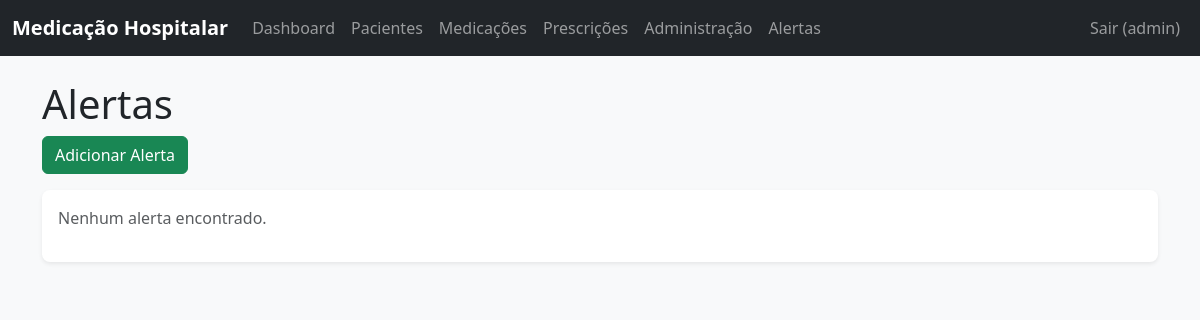
The page /alertas/ (signed in) on the database as committed earlier.
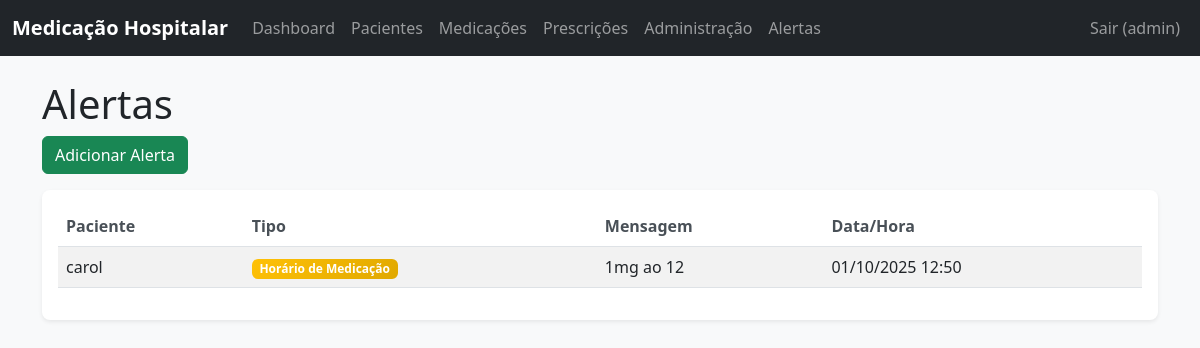
The same page on the database as committed later.
### core/models.py (models this page shows, shortened)
class Usuario(AbstractUser):
    USERNAME_FIELD = 'username'
    EMAIL_FIELD = 'email'
    TIPO_USUARIO_CHOICES = [
        ('medico', 'Médico'),
        ('enfermeiro', 'Enfermeiro'),
        ('administrador', 'Administrador'),
    ]
    tipo_usuario = models.CharField(max_length=15, choices=TIPO_USUARIO_CHOICES, default='enfermeiro')
    class Meta:
        verbose_name = "Usuário"
        verbose_name_plural = "Usuários"

class Alerta(models.Model):
    TIPO_ALERTA_CHOICES = [
        ('horario', 'Horário de Medicação'),
        ('interacao', 'Interação Medicamentosa'),
        ('outro', 'Outro'),
    ]
    paciente = models.ForeignKey(Paciente, on_delete=models.CASCADE)
    medicamento = models.CharField(max_length=255, blank=True, null=True) # Pode ser uma lista de medicamentos ou um único
    tipo_alerta = models.CharField(max_length=20, choices=TIPO_ALERTA_CHOICES)
    mensagem = models.TextField()
    data_hora = models.DateTimeField(auto_now_add=True)
    class Meta:
        verbose_name = "Alerta"
        verbose_name_plural = "Alertas"

class Paciente(models.Model):
    SEXO_CHOICES = [
        ('M', 'Masculino'),
        ('F', 'Feminino'),
        ('O', 'Outro'),
    ]
    nome = models.CharField(max_length=255)
    data_nascimento = models.DateField()
    sexo = models.CharField(max_length=1, choices=SEXO_CHOICES)
    prontuario = models.CharField(max_length=50, unique=True)
    class Meta:
        verbose_name = "Paciente"
        verbose_name_plural = "Pacientes"

### core/views_frontend.py (the view)
# urls.py: path('alertas/', AlertaListView.as_view(), name='alertas'),
class AlertaListView(LoginRequiredMixin, ListView):
    model = Alerta
    template_name = 'core/alerta_list.html'
    context_object_name = 'alertas'

### templates/core/alerta_list.html (shortened to what this page needs)
{% extends 'base.html' %}
{% load static %}
{% block content %}
<div class="row">
    <div class="col-12">
        <h1>Alertas</h1>
        <a href="{% url 'alerta_add' %}" class="btn btn-success mb-3">Adicionar Alerta</a>
    </div>
</div>
<div class="row">
    <div class="col-12">
        <div class="card">
            <div class="card-body">
                {% if alertas %}
                    <div class="table-responsive">
                        <table class="table table-striped">
                            <thead>
                                <tr>
                                    <th>Paciente</th>
                                    <th>Tipo</th>
                                    <th>Mensagem</th>
                                    <th>Data/Hora</th>
                                </tr>
                            </thead>
                            <tbody>
                                {% for alerta in alertas %}
                                    <tr>
                                        <td>{{ alerta.paciente.nome }}</td>
                                        <td>
                                            <span class="badge bg-{% if alerta.tipo_alerta == 'horario' %}warning{% elif alerta.tipo_alerta == 'interacao' %}danger{% else %}info{% endif %}">
                                                {{ alerta.get_tipo_alerta_display }}
                                            </span>
                                        </td>
                                        <td>{{ alerta.mensagem }}</td>
                                        <td>{{ alerta.data_hora|date:"d/m/Y H:i" }}</td>
                                    </tr>
                                {% endfor %}
                            </tbody>
                        </table>
                    </div>
                {% else %}
                    <p class="text-muted">Nenhum alerta encontrado.</p>
                {% endif %}
            </div>
        </div>
    </div>
</div>
{% endblock %}

### templates/base.html (shortened to what this page needs)
{% load static %}
<!DOCTYPE html>
<html lang="pt-br">
<head>
    <link href="https://cdn.jsdelivr.net/npm/bootstrap@5.3.0/dist/css/bootstrap.min.css" rel="stylesheet">
    <link rel="stylesheet" href="{% static 'css/style.css' %}">
</head>
<body>
    <nav class="navbar navbar-expand-lg navbar-dark bg-dark">
        <div class="container-fluid">
            <a class="navbar-brand" href="{% url 'dashboard' %}">Medicação Hospitalar</a>
            <div class="collapse navbar-collapse" id="navbarNav">
                <ul class="navbar-nav me-auto mb-2 mb-lg-0">
                    {% if user.is_authenticated %}
                        <li class="nav-item">
                            <a class="nav-link" href="{% url 'dashboard' %}">Dashboard</a>
                        </li>
                        <li class="nav-item">
                            <a class="nav-link" href="{% url 'paciente_list' %}">Pacientes</a>
                        </li>
                        <li class="nav-item">
                            <a class="nav-link" href="{% url 'medicamento_list' %}">Medicações</a>
                        </li>
                        <li class="nav-item">
                            <a class="nav-link" href="{% url 'prescricao_list' %}">Prescrições</a>
                        </li>
                        <li class="nav-item">
                            <a class="nav-link" href="{% url 'administracao_list' %}">Administração</a>
                        </li>
                        <li class="nav-item">
                            <a class="nav-link" href="{% url 'alerta_list' %}">Alertas</a>
                        </li>
                    {% endif %}
                </ul>
                <ul class="navbar-nav">
                    {% if user.is_authenticated %}
                        <li class="nav-item">
                            <a class="nav-link" href="{% url 'logout' %}">Sair ({{ user.username }})</a>
                        </li>
                    {% else %}
                        <li class="nav-item">
                            <a class="nav-link" href="{% url 'login' %}">Login</a>
                        </li>
                    {% endif %}
                </ul>
            </div>
        </div>
    </nav>
    <div class="container mt-4">
        {% block content %}
        {% endblock %}
    </div>
</body>
</html>

### static/css/style.css (style rules this page uses)
body { font-family: 'Segoe UI', Tahoma, Geneva, Verdana, sans-serif; background-color: #f8f9fa; }
.navbar-brand { font-weight: bold; }
.card { border: none; box-shadow: 0 0.125rem 0.25rem rgba(0, 0, 0, 0.075); border-radius: 0.5rem; }
.btn { border-radius: 0.375rem; }
.table th { border-top: none; font-weight: 600; color: #495057; }
.bg-warning { background: linear-gradient(135deg, #ffc107, #e0a800) !important; }

Rows that differ between the two databases and show on the page:
added Alerta: paciente.nome "carol", tipo_alerta "Horário de Medicação", mensagem "1mg ao 12", data_hora "01/10/2025 12:50"
Other text that changed with them:
text no longer shown: "Nenhum alerta encontrado."
text now shown: "Paciente Tipo Mensagem Data/Hora"
